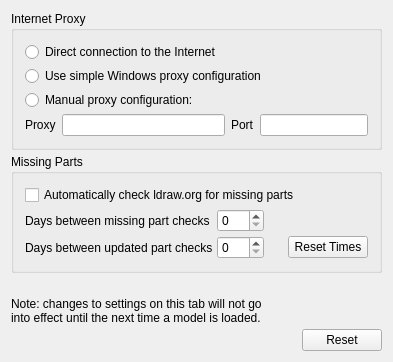
     <widget class="QWidget" name="updatesTab">
      <attribute name="title">
       <string>Updates</string>
      </attribute>
      <layout class="QVBoxLayout">
       <property name="spacing">
        <number>4</number>
       </property>
       <property name="leftMargin">
        <number>11</number>
       </property>
       <property name="topMargin">
        <number>11</number>
       </property>
       <property name="rightMargin">
        <number>11</number>
       </property>
       <property name="bottomMargin">
        <number>11</number>
       </property>
       <item>
        <widget class="QGroupBox" name="updatesProxyBox">
         <property name="sizePolicy">
          <sizepolicy hsizetype="Expanding" vsizetype="Fixed">
           <horstretch>0</horstretch>
           <verstretch>0</verstretch>
          </sizepolicy>
         </property>
         <property name="title">
          <string>Internet Proxy</string>
         </property>
         <layout class="QVBoxLayout">
          <property name="spacing">
           <number>4</number>
          </property>
          <property name="leftMargin">
           <number>11</number>
          </property>
          <property name="topMargin">
           <number>11</number>
          </property>
          <property name="rightMargin">
           <number>11</number>
          </property>
          <property name="bottomMargin">
           <number>11</number>
          </property>
          <item>
           <widget class="QRadioButton" name="updatesNoproxyButton">
            <property name="text">
             <string>Direct connection to the Internet</string>
            </property>
           </widget>
          </item>
          <item>
           <widget class="QRadioButton" name="updatesWindowsproxyButton">
            <property name="text">
             <string>Use simple Windows proxy configuration</string>
            </property>
           </widget>
          </item>
          <item>
           <widget class="QRadioButton" name="updatesProxyButton">
            <property name="text">
             <string>Manual proxy configuration:</string>
            </property>
           </widget>
          </item>
          <item>
           <layout class="QHBoxLayout">
            <property name="spacing">
             <number>6</number>
            </property>
            <property name="leftMargin">
             <number>0</number>
            </property>
            <property name="topMargin">
             <number>0</number>
            </property>
            <property name="rightMargin">
             <number>0</number>
            </property>
            <property name="bottomMargin">
             <number>0</number>
            </property>
            <item>
             <widget class="QLabel" name="proxyLabel">
              <property name="text">
               <string>Proxy</string>
              </property>
              <property name="wordWrap">
               <bool>false</bool>
              </property>
             </widget>
            </item>
            <item>
             <widget class="QLineEdit" name="proxyEdit"/>
            </item>
            <item>
             <widget class="QLabel" name="portLabel">
              <property name="text">
               <string>Port</string>
              </property>
              <property name="wordWrap">
               <bool>false</bool>
              </property>
             </widget>
            </item>
            <item>
             <widget class="QLineEdit" name="portEdit">
              <property name="sizePolicy">
               <sizepolicy hsizetype="Preferred" vsizetype="Preferred">
                <horstretch>0</horstretch>
                <verstretch>0</verstretch>
               </sizepolicy>
              </property>
             </widget>
            </item>
           </layout>
          </item>
         </layout>
        </widget>
       </item>
       <item>
        <widget class="QGroupBox" name="updatesMissingpartBox">
         <property name="sizePolicy">
          <sizepolicy hsizetype="Expanding" vsizetype="Fixed">
           <horstretch>0</horstretch>
           <verstretch>0</verstretch>
          </sizepolicy>
         </property>
         <property name="title">
          <string>Missing Parts</string>
         </property>
         <layout class="QVBoxLayout">
          <property name="spacing">
           <number>4</number>
          </property>
          <property name="leftMargin">
           <number>11</number>
          </property>
          <property name="topMargin">
           <number>11</number>
          </property>
          <property name="rightMargin">
           <number>11</number>
          </property>
          <property name="bottomMargin">
           <number>11</number>
          </property>
          <item>
           <widget class="QCheckBox" name="updatesMissingpartsButton">
            <property name="text">
             <string>Automatically check ldraw.org for missing parts</string>
            </property>
           </widget>
          </item>
          <item>
           <layout class="QGridLayout">
            <property name="leftMargin">
             <number>0</number>
            </property>
            <property name="topMargin">
             <number>0</number>
            </property>
            <property name="rightMargin">
             <number>0</number>
            </property>
            <property name="bottomMargin">
             <number>0</number>
            </property>
            <property name="spacing">
             <number>4</number>
            </property>
            <item row="0" column="0">
             <widget class="QLabel" name="daymissingpartcheckLabel">
              <property name="text">
               <string>Days between missing part checks</string>
              </property>
              <property name="wordWrap">
               <bool>false</bool>
              </property>
             </widget>
            </item>
            <item row="1" column="0">
             <widget class="QLabel" name="dayupdatedpartcheckLabel">
              <property name="text">
               <string>Days between updated part checks</string>
              </property>
              <property name="wordWrap">
               <bool>false</bool>
              </property>
             </widget>
            </item>
            <item row="0" column="1">
             <widget class="QSpinBox" name="daymissingpartcheckText">
              <property name="maximum">
               <number>500</number>
              </property>
             </widget>
            </item>
            <item row="1" column="1">
             <widget class="QSpinBox" name="dayupdatedpartcheckText">
              <property name="maximum">
               <number>500</number>
              </property>
             </widget>
            </item>
            <item row="0" column="2">
             <spacer name="Spacer5_8">
              <property name="orientation">
               <enum>Qt::Horizontal</enum>
              </property>
              <property name="sizeType">
               <enum>QSizePolicy::Expanding</enum>
              </property>
              <property name="sizeHint" stdset="0">
               <size>
                <width>20</width>
                <height>20</height>
               </size>
              </property>
             </spacer>
            </item>
            <item row="1" column="3">
             <widget class="QPushButton" name="updatesResetTimesButton">
              <property name="sizePolicy">
               <sizepolicy hsizetype="Fixed" vsizetype="Fixed">
                <horstretch>0</horstretch>
                <verstretch>0</verstretch>
               </sizepolicy>
              </property>
              <property name="text">
               <string>Reset Times</string>
              </property>
             </widget>
            </item>
           </layout>
          </item>
         </layout>
        </widget>
       </item>
       <item>
        <spacer name="SpacerU4">
         <property name="orientation">
          <enum>Qt::Vertical</enum>
         </property>
         <property name="sizeType">
          <enum>QSizePolicy::Expanding</enum>
         </property>
         <property name="sizeHint" stdset="0">
          <size>
           <width>20</width>
           <height>20</height>
          </size>
         </property>
        </spacer>
       </item>
       <item>
        <widget class="QLabel" name="labelnote">
         <property name="text">
          <string>Note: changes to settings on this tab will not go
into effect until the next time a model is loaded.</string>
         </property>
         <property name="wordWrap">
          <bool>false</bool>
         </property>
        </widget>
       </item>
       <item>
        <layout class="QHBoxLayout">
         <property name="spacing">
          <number>6</number>
         </property>
         <property name="leftMargin">
          <number>0</number>
         </property>
         <property name="topMargin">
          <number>0</number>
         </property>
         <property name="rightMargin">
          <number>0</number>
         </property>
         <property name="bottomMargin">
          <number>0</number>
         </property>
         <item>
          <spacer name="SpacerU41">
           <property name="orientation">
            <enum>Qt::Horizontal</enum>
           </property>
           <property name="sizeType">
            <enum>QSizePolicy::Expanding</enum>
           </property>
           <property name="sizeHint" stdset="0">
            <size>
             <width>20</width>
             <height>20</height>
            </size>
           </property>
          </spacer>
         </item>
         <item>
          <widget class="QPushButton" name="updatesResetButton">
           <property name="sizePolicy">
            <sizepolicy hsizetype="Fixed" vsizetype="Fixed">
             <horstretch>0</horstretch>
             <verstretch>0</verstretch>
            </sizepolicy>
           </property>
           <property name="text">
            <string>Reset</string>
           </property>
          </widget>
         </item>
        </layout>
       </item>
      </layout>
     </widget>
